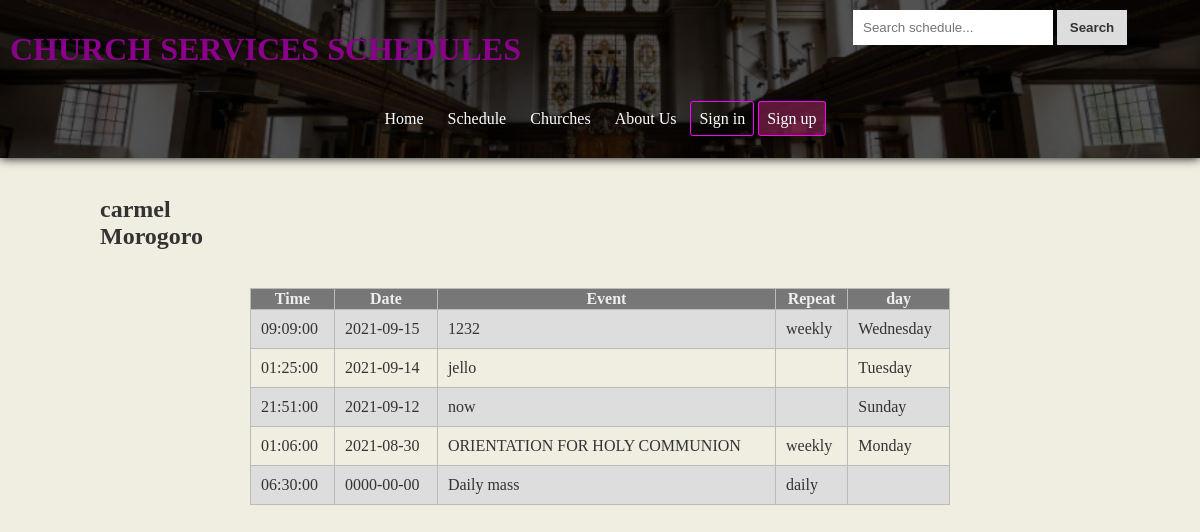
Page /church-original/churchdetails.php?id=23 on the committed database.
### tables this page shows
CREATE TABLE `church` (
  `id` int(11) NOT NULL,
  `name` varchar(200) NOT NULL,
  `location` varchar(200) NOT NULL
);

CREATE TABLE `schedule` (
  `id` int(11) NOT NULL,
  `time` time NOT NULL,
  `event` varchar(200) NOT NULL,
  `church` int(11) NOT NULL,
  `date` date NOT NULL,
  `repeat` varchar(200) DEFAULT NULL,
  `weekday` int(11) DEFAULT NULL
);

### church-original/dbconnect.php (called while the page is built, shortened)
<?php
function run($sql){
		$connect=mysqli_connect("localhost","root","","church");
		$query=mysqli_query($connect,$sql);
		return $query;
}
 ?>

### church-original/churchdetails.php (the view, shortened to what this page needs)
<?php include 'church_header.php'; ?>
<h2><?php
		$id=$_GET['id'];
		$query1=run("select * from church where id='$id'");
		$church=mysqli_fetch_array($query1);
		echo $church['name']."<br>";
		echo $church['location']."<br>";
		?><title>CSS - <?php echo $church['name']." (".$church['location'].")" ?></title><?php
 ?>	</h2>
<br>
<table border="1" rules="all">
	<tr>
		<th>Time</th>
		<th class='date'>Date</th>
		<th>Event</th>
		<th>Repeat</th>
		<th class="day">day</th>
	</tr>
	<?php
		$id=$_GET['id'];
		$query=run("select * from schedule where church=$id order by date desc");
			?><tr><td colspan="100%"><center>There is nothing to show for this church</center></td></tr><?php
		while ($result=mysqli_fetch_array($query)) {
			?>
				<tr>
					<td>
						<?php echo $result['time'] ?>
					</td>
					<td class="date">
						<?php echo $result['date'] ?>
					</td>
					<td>
						<?php echo $result['event'] ?>
					</td>
					<td>
						<?php echo $result['repeat'] ?>
					</td>
					<td class="day">
						<?php
							if($result['repeat']!='daily'){
								switch (date('w',strtotime($result['date']))) {
									case '0':
										echo 'Sunday';
										break;
									case '1':
										echo "Monday";
										break;
									case '2':
										echo "Tuesday";
										break;
									case '3':
										echo "Wednesday";
										break;
								}
							}
						 ?>
					</td>
				</tr>
			<?php
		}
	 ?>
</table>

### church-original/church.css (style rules this page uses)
body * { transition: 0.3s; }
table { min-width: 700px; border-color: #bbb; margin: auto; }
table td { padding: 10px; }

### rows in the picture
church: name "carmel", location "Morogoro"
schedule: time "09:09:00", date "2021-09-15", event "1232", repeat "weekly", shows "Wednesday"
schedule: time "01:25:00", date "2021-09-14", event "jello", repeat "Tuesday"
schedule: time "21:51:00", date "2021-09-12", event "now", repeat "Sunday"
schedule: time "01:06:00", date "2021-08-30", event "ORIENTATION FOR HOLY COMMUNION", repeat "weekly", shows "Monday"
schedule: time "06:30:00", date "0000-00-00", event "Daily mass", repeat "daily"
